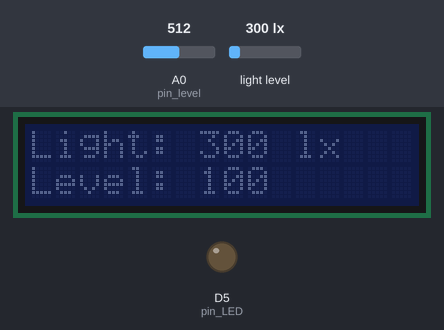
A sketch run on a simulated ESP8266 (Wemos D1 mini). Parts: 16×2 character LCD, output pins drawn as LEDs (lit = HIGH). The inputs (shaded band) are chosen by the test bench; at power-on: light level 300 lx, A0 (pin_level) = 512. A WiFi scan finds three made-up networks; the local clock reads 2024-03-15 10:24:30 at power-on unless the sketch sets it; no MQTT or app messages arrive unless stated; what the sketch prints to the serial monitor is not drawn.

Above: at 3.8 s.
3.9 s: light level set to 208 lx
At 5.6 s:
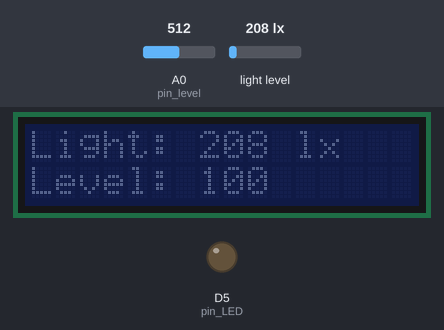
5.9 s: light level set to 184 lx
At 7.2 s:
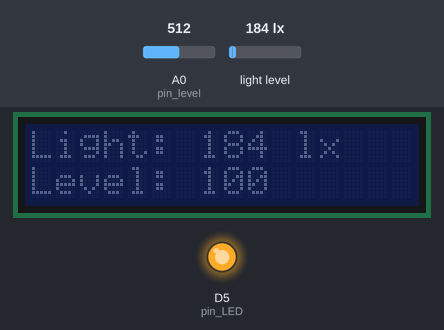
7.5 s: A0 (pin_level) set to 190
At 8.1 s:
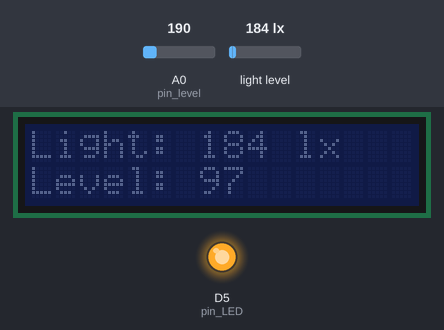
9.2 s: A0 (pin_level) set to 210
At 9.7 s:
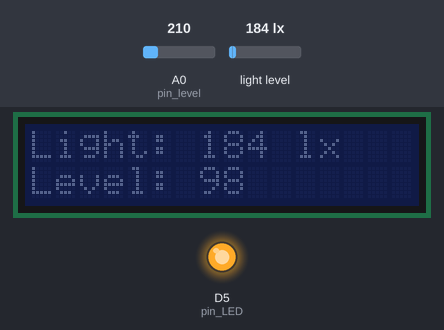
10.9 s: light level set to 40 lx
At 12.3 s:
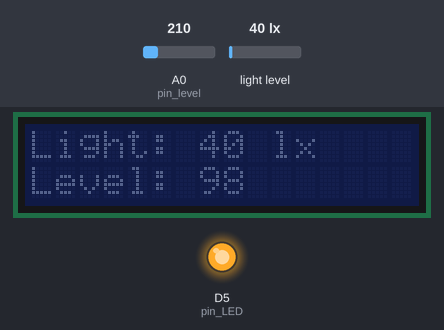
12.6 s: A0 (pin_level) set to 122
At 14.7 s:
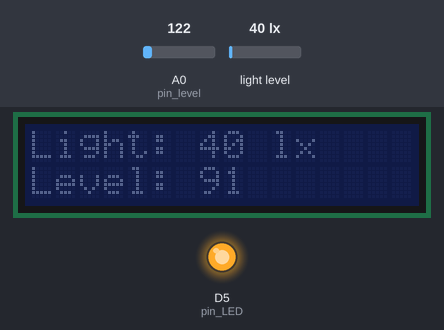
Timing chart, 0 to 16.2 s (numbered marks = the images above; inputs shaded):
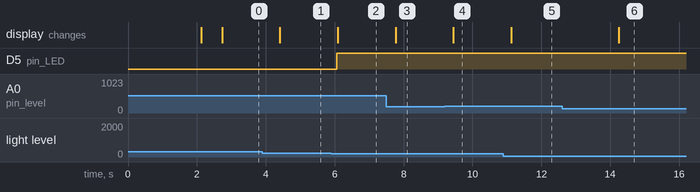

Measured:
- the behaviour switches between 200 and 199 lx on light level (found by bisection; images 1 and 2)
- after the input at 3.9 s, the display: changes after 0.51 s (image 1)
- after the input at 5.9 s, D5 (pin_LED): LOW → HIGH after 0.16 s; the display: changes after 0.19 s (image 2)
- after the input at 7.5 s, the display: changes after 0.27 s (image 3)
- after the input at 9.2 s, the display: changes after 0.25 s (image 4)
- after the input at 10.9 s, the display: changes after 0.22 s (image 5)
- after the input at 12.6 s, the display: changes after 1.7 s (image 6)

The sketch:

BaseFirmwareESP.ino
```cpp
// TOGGLE DEFINITIONS
#define toggle_WIFI         // enables wifi functionality
//#define toggle_WIFI_ADP   // switch for using serial wifi adapter
#define toggle_OTA          // enables OTA (Over The Air) update functionality
#define toggle_MQTT         // enables MQTT communication
#define toggle_NTP        // enables NTP synochronization
#define toggle_LCD

#define serialoutput true   // toggles output on serial

// GENERAL INCLUDES
#include <ArduinoJson.h>
DynamicJsonBuffer jsonBuffer;
JsonObject& root = jsonBuffer.createObject();
String sPayload;
char* cPayload;

// SENSOR MODULES
#include "module_SENS_LEVEL.h"
#include "module_SENS_LIGHT.h"

// ACTUATOR MODULES
#include "module_LED.h"

#if (serialoutput)
int baudrate = 74880; // baudrate for serial communication; 74880 is used during boot
#endif

#ifdef toggle_WIFI
#define toggle_TELNET // when WIFI is enabled, TELNET server is automatically created
const char* ssid_WIFI = "DaVinciSmartDevices";
const char* password_WIFI = "Wbhdvc2017!";
int WIFI_scan_time = 10000; // time to scan for wifi network with ssid ssid_WIFI
int WIFI_connect_time = 10000; // time to try to connect to wifi network with ssid ssid_WIFI

bool ssid_WIFI_FOUND = false;
int WIFI_scan_timer;
int WIFI_connect_timer;
#include "module_WIFI.h"
#endif

#ifdef toggle_WIFI_ADP
#define serial_ADP &Serial2
#endif

const uint16_t aport = 8260;
#include "module_TELNET.h" // TELNET is always included, although only started when WIFI is enabled

#ifdef toggle_OTA
#include "module_OTA.h"
const char* hostname_OTA = "WemosD1R2 Plantenbak 1";
const char* password_OTA = "123";
#endif

#ifdef toggle_MQTT
const char* token_MQTT = "uqG98uePNRDpwr7TStQo";
const char* server_MQTT = "192.168.100.1";
#include "module_MQTT.h"
#endif

#ifdef toggle_LCD
#include "module_LCD.h"
#endif

#ifdef toggle_NTP
int time_reboot = (((7 * 24) + 0) * 60 + 0) * 60; //reboot time in seconds
int time_ntp = (((1 * 24) + 0) * 60 + 0) * 60; // ntp refresh time in seconds
const char* ntpServerName = "time.nist.gov";
const int timeZone = 0;     // Central European Time
#include "module_NTP.h"
#endif

int looptime = 500;
int looptimer;

void setup() {
  if (serialoutput) {
    Serial.begin(baudrate);
    Serial.println();
  }

#ifdef toggle_WIFI
  setup_function_WIFI(ssid_WIFI, password_WIFI);
#endif

#ifdef toggle_TELNET
  setup_function_TELNET();
#endif

#ifdef toggle_OTA
  setup_function_OTA(hostname_OTA, password_OTA);
#endif

#ifdef toggle_MQTT
  setup_function_MQTT(server_MQTT);
#endif

#ifdef toggle_LCD
  setup_function_LCD();
#endif

#ifdef toggle_NTP
  setup_function_NTP();
#endif

  // Sensor Setup Functions
  setup_function_SENS_LEVEL();
  setup_function_SENS_LIGHT();

  // Actuator Setup Functions
  setup_function_LED();

}

void loop() {
  looptimer = millis();

#ifdef toggle_WIFI
  loop_function_WIFI(ssid_WIFI, password_WIFI);
#endif

#ifdef toggle_OTA
  loop_function_OTA();
#endif

#ifdef toggle_NTP
  loop_function_NTP();
#endif

  //Sensor Loop Functions
  loop_function_SENS_LEVEL();
  loop_function_SENS_LIGHT();

  // Actuator Loop Functions
  loop_function_LED();

#ifdef toggle_MQTT
  loop_function_MQTT();
#endif

#ifdef toggle_LCD
  loop_function_LCD();
#endif

  while ((millis() - looptimer) < looptime) {
    delay(100);
  }
}
```

module_LED.h
```cpp
// ********* Settings LED *************
#define pin_LED D5
int limit_light_off = 300; // limt to switch off
int limit_light_on = 200; // limti to switch on

void setup_function_LED() {
  pinMode(pin_LED, OUTPUT);
}

void loop_function_LED() {
  int lv = (int)root["Light"];

  if (lv < limit_light_on) {
    digitalWrite(pin_LED, HIGH);
  }
  else if (lv > limit_light_off) {
    digitalWrite(pin_LED, LOW);
  }

}
```

module_MQTT.h
```cpp
#include <PubSubClient.h>

PubSubClient client(espClient);

void send_data_MQTT() {
  sPayload = "";
  root.printTo(sPayload);
  cPayload = &sPayload[0u];
  client.publish( "v1/devices/me/telemetry", cPayload);
}

void reconnect() {
  // Loop until we're reconnected
  int i = 0;
  while (!client.connected() && i < 5) {
    Serial.print("Connecting to Thingsboard node ...");
    // Attempt to connect (clientId, username, password)
    if ( client.connect("Arduino Uno Device", token_MQTT, NULL) ) {
      Serial.println( "[DONE]" );
    } else {
      Serial.print( "[FAILED] [ rc = " );
      Serial.print( client.state() );
      Serial.println( " : retrying in 2 seconds]" );

      // Wait 5 seconds before retrying
      i++;
      delay(2000);
    }
  }
}

void setup_function_MQTT(const char* server_MQTT) {
  client.setServer(server_MQTT, 1883);
  reconnect();
}

void loop_function_MQTT() {
  if ( !client.connected() ) {
    reconnect();
  }

  send_data_MQTT();
  client.loop();
}
```

module_NTP.h
```cpp
#include <TimeLib.h>
#include <Timezone.h>

//Australia Eastern Time Zone (Sydney, Melbourne)
TimeChangeRule aEDT = {"AEDT", First, Sun, Oct, 2, 660};    //UTC + 11 hours
TimeChangeRule aEST = {"AEST", First, Sun, Apr, 3, 600};    //UTC + 10 hours
Timezone ausET(aEDT, aEST);

//Central European Time (Frankfurt, Paris)
TimeChangeRule CEST = {"CEST", Last, Sun, Mar, 2, 120};     //Central European Summer Time
TimeChangeRule CET = {"CET ", Last, Sun, Oct, 3, 60};       //Central European Standard Time
Timezone CE(CEST, CET);

//United Kingdom (London, Belfast)
TimeChangeRule BST = {"BST", Last, Sun, Mar, 1, 60};        //British Summer Time
TimeChangeRule GMT = {"GMT", Last, Sun, Oct, 2, 0};         //Standard Time
Timezone UK(BST, GMT);

//US Eastern Time Zone (New York, Detroit)
TimeChangeRule usEDT = {"EDT", Second, Sun, Mar, 2, -240};  //Eastern Daylight Time = UTC - 4 hours
TimeChangeRule usEST = {"EST", First, Sun, Nov, 2, -300};   //Eastern Standard Time = UTC - 5 hours
Timezone usET(usEDT, usEST);

//US Central Time Zone (Chicago, Houston)
TimeChangeRule usCDT = {"CDT", Second, dowSunday, Mar, 2, -300};
TimeChangeRule usCST = {"CST", First, dowSunday, Nov, 2, -360};
Timezone usCT(usCDT, usCST);

//US Mountain Time Zone (Denver, Salt Lake City)
TimeChangeRule usMDT = {"MDT", Second, dowSunday, Mar, 2, -360};
TimeChangeRule usMST = {"MST", First, dowSunday, Nov, 2, -420};
Timezone usMT(usMDT, usMST);

//Arizona is US Mountain Time Zone but does not use DST
Timezone usAZ(usMST, usMST);

//US Pacific Time Zone (Las Vegas, Los Angeles)
TimeChangeRule usPDT = {"PDT", Second, dowSunday, Mar, 2, -420};
TimeChangeRule usPST = {"PST", First, dowSunday, Nov, 2, -480};
Timezone usPT(usPDT, usPST);

TimeChangeRule *tcr;        //pointer to the time change rule, use to get the TZ abbrev
time_t utc;

// ------------------------- NTP SETTINGS ------------------------ //
/* Don't hardwire the IP address or we won't get the benefits of the pool.
    Lookup the IP address for the host name instead */
//IPAddress timeServer(129, 6, 15, 28); // time.nist.gov NTP server
IPAddress timeServerIP; // time.nist.gov NTP server address
unsigned int localPort = 2390;      // local port to listen for UDP packets
const int NTP_PACKET_SIZE = 48; // NTP time stamp is in the first 48 bytes of the message
byte packetBuffer[ NTP_PACKET_SIZE]; //buffer to hold incoming and outgoing packets

// A UDP instance to let us send and receive packets over UDP
WiFiUDP udp;

time_t getNtpTime();
void sendNTPpacket(IPAddress &address);

time_t timer_reboot;
time_t timer_ntp;

void setup_function_NTP() {
  udp.begin(localPort);
  setTime(CE.toLocal(getNtpTime(), &tcr));

  timer_reboot = now();
  timer_ntp = now();
}

void loop_function_NTP() {
  if ((now() - timer_reboot) > time_reboot) {
    ESP.restart();
  }

  if ((now() - timer_ntp) > time_ntp) {
    setTime(CE.toLocal(getNtpTime(), &tcr));
    timer_ntp = now();
    Serial.print("Synchronizing with NTP server...");
  }
}

// send an NTP request to the time server at the given address
void sendNTPpacket(IPAddress & address) {
  // set all bytes in the buffer to 0
  memset(packetBuffer, 0, NTP_PACKET_SIZE);
  // Initialize values needed to form NTP request
  // (see URL above for details on the packets)
  packetBuffer[0] = 0b11100011;   // LI, Version, Mode
  packetBuffer[1] = 0;     // Stratum, or type of clock
  packetBuffer[2] = 6;     // Polling Interval
  packetBuffer[3] = 0xEC;  // Peer Clock Precision
  // 8 bytes of zero for Root Delay & Root Dispersion
  packetBuffer[12] = 49;
  packetBuffer[13] = 0x4E;
  packetBuffer[14] = 49;
  packetBuffer[15] = 52;
  // all NTP fields have been given values, now
  // you can send a packet requesting a timestamp:
  udp.beginPacket(address, 123); //NTP requests are to port 123
  udp.write(packetBuffer, NTP_PACKET_SIZE);
  udp.endPacket();
}

time_t getNtpTime() {
  IPAddress ntpServerIP; // NTP server's ip address

  while (udp.parsePacket() > 0) ; // discard any previously received packets
  if (serialoutput) {
    Serial.println("Transmit NTP Request");
  }

  // get a random server from the pool
  WiFi.hostByName(ntpServerName, ntpServerIP);

  if (serialoutput) {
    Serial.print(ntpServerName);
    Serial.print(": ");
    Serial.println(ntpServerIP);
  }

  sendNTPpacket(ntpServerIP);
  uint32_t beginWait = millis();
  while (millis() - beginWait < 1500) {
    int size = udp.parsePacket();
    if (size >= NTP_PACKET_SIZE) {
      if (serialoutput) {
        Serial.println("Receive NTP Response");
      }
      udp.read(packetBuffer, NTP_PACKET_SIZE);  // read packet into the buffer
      unsigned long secsSince1900;
      // convert four bytes starting at location 40 to a long integer
      secsSince1900 =  (unsigned long)packetBuffer[40] << 24;
      secsSince1900 |= (unsigned long)packetBuffer[41] << 16;
      secsSince1900 |= (unsigned long)packetBuffer[42] << 8;
      secsSince1900 |= (unsigned long)packetBuffer[43];
      return secsSince1900 - 2208988800UL + timeZone * SECS_PER_HOUR;
    }
  }
  if (serialoutput) {
    Serial.println("No NTP Response :-(");
  }
  return 0; // return 0 if unable to get the time
}
```

module_OTA.h
```cpp
#include <ArduinoOTA.h>

void setup_function_OTA(const char* hostname_OTA, const char* password_OTA) {
  // Port defaults to 8266
  ArduinoOTA.setPort(8266);

  // Hostname defaults to esp8266-[ChipID]
  if (hostname_OTA) {
    ArduinoOTA.setHostname(hostname_OTA);
  }

  // No authentication by default
  if (password_OTA) {
    ArduinoOTA.setPassword(password_OTA);
  }

  ArduinoOTA.onStart([]() {
    if (serialoutput) {
      printlnDebug("Start");
    }
  });

  ArduinoOTA.onEnd([]() {
    if (serialoutput) {
      printlnDebug("\nEnd");
    }
  });

  ArduinoOTA.onProgress([](unsigned int progress, unsigned int total) {
    if (serialoutput) {
      //printfDebug("Progress: %u%%\r", (progress / (total / 100)));
    }
  });

  ArduinoOTA.onError([](ota_error_t error) {
    if (serialoutput) {
      //printfDebug("Error[%u]: ", error);
      if (error == OTA_AUTH_ERROR) printlnDebug("Auth Failed");
      else if (error == OTA_BEGIN_ERROR) printlnDebug("Begin Failed");
      else if (error == OTA_CONNECT_ERROR) printlnDebug("Connect Failed");
      else if (error == OTA_RECEIVE_ERROR) printlnDebug("Receive Failed");
      else if (error == OTA_END_ERROR) printlnDebug("End Failed");
    }
  });

  ArduinoOTA.begin();
}

void loop_function_OTA() {
  ArduinoOTA.handle();
}
```

module_SENS_LEVEL.h
```cpp
// ********* Settings Level sensor *************
#define pin_level A0
float value_level = 0;
float limit_level_min = 20.0;
float limit_level_max = 250.0;
int avg = 100;

float mapfloat(float x, float in_min, float in_max, float out_min, float out_max)
{
  return (x - in_min) * (out_max - out_min) / (in_max - in_min) + out_min;
}

void measure_level() {
  value_level = 0;

  for (int i = 0; i < avg; i++) {
    value_level += analogRead(pin_level);
  }
  value_level = value_level / avg;

  if (true) {
    if (value_level < limit_level_min) {
      value_level = limit_level_min;
    }

    if (value_level > limit_level_max) {
      value_level = limit_level_max;
    }

    value_level = 1.0 / value_level;
    value_level = round(mapfloat(value_level, (1.0 / limit_level_max), (1.0 / limit_level_min), 100.0, 0.0));
  }

  root["Level"] = value_level;
}


void setup_function_SENS_LEVEL() {

}

void loop_function_SENS_LEVEL() {
  measure_level();
}
```

module_SENS_LIGHT.h
```cpp
#include <Adafruit_Sensor.h>
#include <Adafruit_TSL2561_U.h>

// ********* Settings Light sensor *************
Adafruit_TSL2561_Unified tsl = Adafruit_TSL2561_Unified(TSL2561_ADDR_FLOAT, 12345);
int value_light = 0;

void configureSensor(void)
{
  /* You can also manually set the gain or enable auto-gain support */
  // tsl.setGain(TSL2561_GAIN_1X);      /* No gain ... use in bright light to avoid sensor saturation */
  // tsl.setGain(TSL2561_GAIN_16X);     /* 16x gain ... use in low light to boost sensitivity */
  tsl.enableAutoRange(true);            /* Auto-gain ... switches automatically between 1x and 16x */

  /* Changing the integration time gives you better sensor resolution (402ms = 16-bit data) */
  tsl.setIntegrationTime(TSL2561_INTEGRATIONTIME_13MS);      /* fast but low resolution */
  // tsl.setIntegrationTime(TSL2561_INTEGRATIONTIME_101MS);  /* medium resolution and speed   */
  // tsl.setIntegrationTime(TSL2561_INTEGRATIONTIME_402MS);  /* 16-bit data but slowest conversions */

  /* Update these values depending on what you've set above! */
  Serial.println("------------------------------------");
  Serial.print  ("Gain:         "); Serial.println("Auto");
  Serial.print  ("Timing:       "); Serial.println("13 ms");
  Serial.println("------------------------------------");
}

void measure_light() {
  sensors_event_t event;
  tsl.getEvent(&event);
  root["Light"] = event.light;
}

void setup_function_SENS_LIGHT() {
  tsl.begin();
  configureSensor();
}

void loop_function_SENS_LIGHT() {
  measure_light();
}
```

module_TELNET.h
```cpp
void setup_function_TELNET() {
  WiFiServer TelnetServer(aport);
  //WiFiClient Telnet;

  TelnetServer.begin();
  TelnetServer.setNoDelay(true);
}

void printDebug(const char* c) {
  //Prints to telnet if connected
  Serial.print(c);

#ifdef toggle_WIFI
  if (espClient && espClient.connected()) {
    espClient.print(c);
  }
#endif
}

void printlnDebug(const char* c) {
  //Prints to telnet if connected
  Serial.println(c);

#ifdef toggle_WIFI
  if (espClient && espClient.connected()) {
    espClient.println(c);
  }
#endif
}

void printfDebug(const char* c, float f) {
  //Prints to telnet if connected
  Serial.printf(c, f);

#ifdef toggle_WIFI
  if (espClient && espClient.connected()) {
    espClient.printf(c, f);
  }
#endif
}
```

module_WIFI.h
```cpp
#ifdef toggle_WIFI_ADP
#include <WiFiEsp.h>
#include <WiFiEspClient.h>
#include <WiFiEspUdp.h>
WiFiEspClient espClient;

#else
#include <ESP8266WiFi.h>
#include <ESP8266mDNS.h>
#include <WiFiUdp.h>

WiFiClient espClient;
#endif

void init_WIFI(const char* ssid_WIFI, const char* password_WIFI) {
  if (WiFi.status() != WL_CONNECTED) {
    WiFi.mode(WIFI_STA);

    if (serialoutput) {
      Serial.println("Scan start ... ");
    }
    int n = WiFi.scanNetworks();

    if (serialoutput) {
      Serial.print(n); Serial.println(" network(s) found:");
    }

    for (int i = 0; i < n; i++)
    {
      if (WiFi.SSID(i) == ssid_WIFI) {
        ssid_WIFI_FOUND = true;
      }

      if (serialoutput) {
        Serial.println(WiFi.SSID(i));
      }
    }
    if (serialoutput) {
      Serial.println();
    }

    if (ssid_WIFI_FOUND) {
      if (serialoutput) {
        Serial.print("Connecting to ");
        Serial.println(ssid_WIFI);
      }

      WiFi.begin(ssid_WIFI, password_WIFI);
      WIFI_connect_timer = millis();

      while ((millis() - WIFI_connect_timer) < WIFI_connect_time)
      {
        delay(500);
        if (serialoutput) {
          Serial.print(".");
        }
      }

      randomSeed(micros());
      if ((WiFi.status() == WL_CONNECTED)) {
        if (serialoutput) {
          Serial.println("");
          Serial.println("WiFi connected");
          Serial.println("IP address: ");
          Serial.println(WiFi.localIP());
        }
      }
      else {
        if (serialoutput) {
          Serial.println("");
          Serial.print("Could not connect to wifi within "); Serial.print(WIFI_connect_time / 1000); Serial.println(" seconds.");
          Serial.println("Check your password or router status.");
        }
      }
    }
    else {
      if (serialoutput) {
        Serial.print("Network with SSID "); Serial.print(ssid_WIFI); Serial.println(" was not found.");
      }
    }
  }
}

void setup_function_WIFI(const char* ssid, const char* password_WIFI) {
#ifdef toggle_WIFI_ADP
  WiFi.init(serial_ADP);
#endif
  init_WIFI(ssid, password_WIFI);
  WIFI_scan_timer = millis();
}

void loop_function_WIFI(const char* ssid, const char* password_WIFI) {
  if ((WiFi.status() != WL_CONNECTED) && ((millis() - WIFI_scan_timer) > WIFI_scan_time)) {
    if (serialoutput) {
      Serial.print("Not connected to wifi for more than "); Serial.print(WIFI_scan_time / 1000); Serial.println(" seconds.");
      Serial.print("Trying to reconnect to SSID "); Serial.println(ssid_WIFI);
    }
    init_WIFI(ssid_WIFI, password_WIFI);
    WIFI_scan_timer = millis();
  }
}
```

module_LCD.h
```cpp
#include <LiquidCrystal_I2C.h>
#include <LCD.h>

#define I2C_ADDR 0x27  // Define I2C Address for the PCF8574T

//---(Following are the PCF8574 pin assignments to LCD connections )----
// This are different than earlier/different I2C LCD displays
#define BACKLIGHT_PIN  3
#define En_pin  2
#define Rw_pin  1
#define Rs_pin  0
#define D4_pin  4
#define D5_pin  5
#define D6_pin  6
#define D7_pin  7

#define  LED_OFF  1
#define  LED_ON  0

LiquidCrystal_I2C  lcd(I2C_ADDR, En_pin, Rw_pin, Rs_pin, D4_pin, D5_pin, D6_pin, D7_pin);

void LCDdisplay() {
  lcd.home();
  lcd.print("Light: "); lcd.print((int)root["Light"]); lcd.print(" lx     ");
  lcd.setCursor ( 0, 1 );        // go to the next line
  lcd.print("Level: "); lcd.print((int)root["Level"]); lcd.print("     ");
}

void setup_function_LCD(){
    // Switch on the backlight
  lcd.begin (16, 2);  // 20x4 characters
  lcd.setBacklightPin(BACKLIGHT_PIN, POSITIVE);
  lcd.setBacklight(LED_ON);

  // Reset the display
  lcd.clear();
  delay(500);
  lcd.home();
}

void loop_function_LCD() {
  LCDdisplay();
}
```
